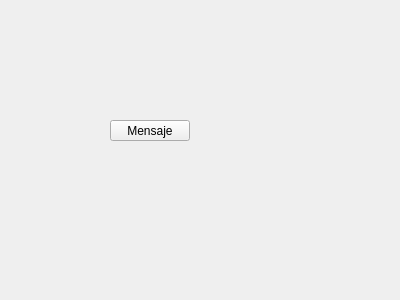
<?xml version="1.0" encoding="UTF-8"?>
<ui version="4.0">
 <class>Widget</class>
 <widget class="QWidget" name="Widget">
  <property name="geometry">
   <rect>
    <x>0</x>
    <y>0</y>
    <width>400</width>
    <height>300</height>
   </rect>
  </property>
  <property name="windowTitle">
   <string>Widget</string>
  </property>
  <widget class="QPushButton" name="pushButton">
   <property name="geometry">
    <rect>
     <x>110</x>
     <y>120</y>
     <width>80</width>
     <height>21</height>
    </rect>
   </property>
   <property name="text">
    <string>Mensaje</string>
   </property>
  </widget>
 </widget>
 <layoutdefault spacing="6" margin="11"/>
 <resources/>
 <connections/>
</ui>
